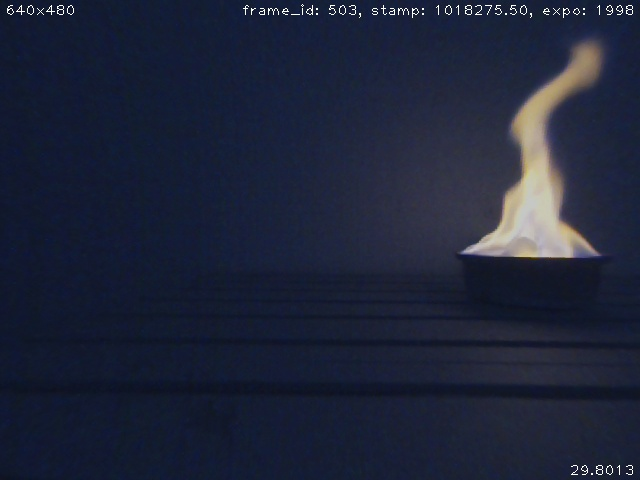
//> input picture data/640/5_left_0.jpg, 640 x 480 px
$ ./main   (built with g++ and OpenCV 4)
//> lines starting //> are read from the running program, lines starting //| are printed output that depends on the picture
/* -*-c++-*- SemiGlobalMatching - Copyright (C) 2020.
* Author	: Yingsong Li(Ethan Li) <ethan.li.whu@gmail.com>
* Describe	: main
*/

#include "stdafx.h"
#include "SemiGlobalMatching.h"
#include "new_util.h"
#include <chrono>
using namespace std::chrono;

// opencv library
#include <opencv2/opencv.hpp>
//#ifdef _DEBUG
//#pragma comment(lib,"opencv_world310d.lib")
//#else
//#pragma comment(lib,"opencv_world310.lib")
//#endif


/* ²ÎÊýÉèÖÃ */
//×óÏà»ú²ÎÊý
//fx 0 cx
//0 fy cy
//0 0  1
cv::Mat cameraMatrixL = (cv::Mat_<float>(3, 3) << 707.268, 0, 648.263,
	0, 707.796, 340.080,
	0, 0, 1);
float baseline = 120.300;
//cv::Mat cameraMatrixL = (cv::Mat_<float>(3, 3) << 1426.379, 0, 712.043,
//	0, 1426.379, 476.526,
//	0, 0, 1);
//float baseline = 178.089;


/**
 * \brief
 * \param argv 3
 * \param argc argc[1]:×óÓ°ÏñÂ·¾¶ argc[2]: ÓÒÓ°ÏñÂ·¾¶ argc[3]: ×îÐ¡ÊÓ²î[¿ÉÑ¡£¬Ä¬ÈÏ0] argc[4]: ×î´óÊÓ²î[¿ÉÑ¡£¬Ä¬ÈÏ64]
 * \param eg. ..\Data\cone\im2.png ..\Data\cone\im6.png 0 64
 * \param eg. ..\Data\Reindeer\view1.png ..\Data\Reindeer\view5.png 0 128
 * \return
 */
int main(int argv, char** argc)
{
	// [9 lines of commented-out code are left out]
	std::string path_left = "../data/640/5_left_0.jpg";
	std::string path_right = "../data/640/5_right_0.jpg";

    cv::Mat img_left_c = cv::imread(path_left, cv::IMREAD_COLOR);
//> img_left_c is the input picture: 480 rows x 640 cols, CV_8UC3; mean B, G, R 56.9, 36.5, 30.6
    cv::Mat img_left = cv::imread(path_left, cv::IMREAD_GRAYSCALE);
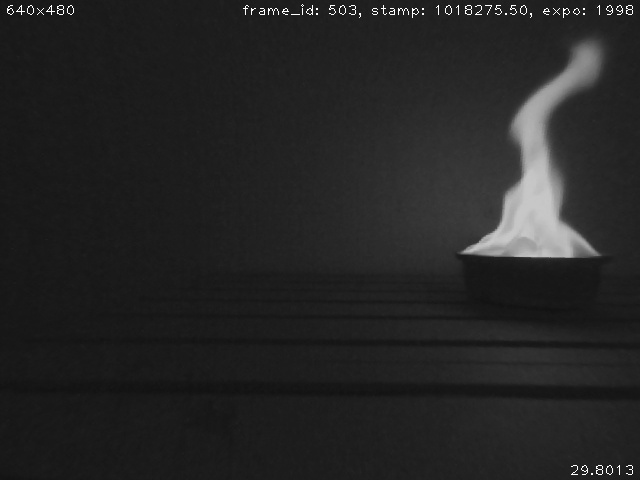
//> img_left: 480 rows x 640 cols, CV_8UC1; min 17, max 255, mean 37.1
    cv::Mat img_right = cv::imread(path_right, cv::IMREAD_GRAYSCALE);
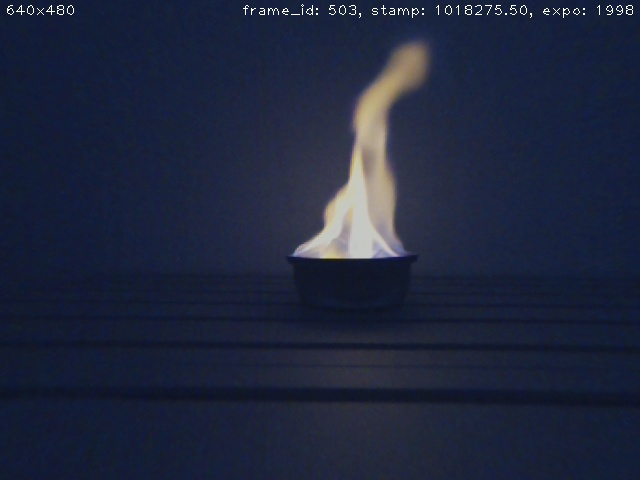
//> input picture data/640/5_right_0.jpg, 640 x 480 px
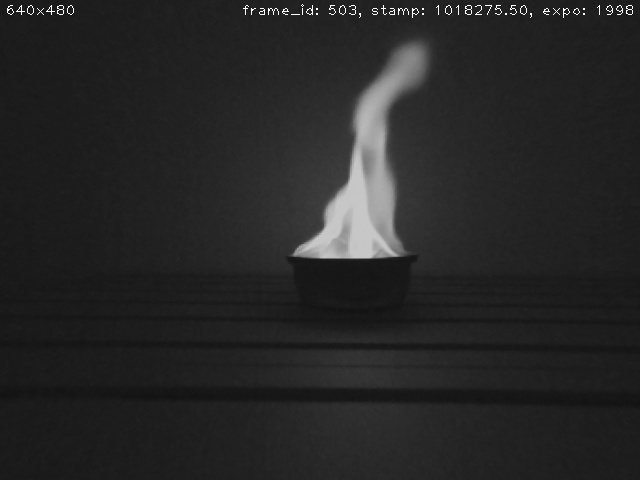
//> img_right: 480 rows x 640 cols, CV_8UC1; min 18, max 255, mean 38.5

    if (img_left.data == nullptr || img_right.data == nullptr) {
        std::cout << "¶ÁÈ¡Ó°ÏñÊ§°Ü£¡" << std::endl;
        return -1;
    }
    if (img_left.rows != img_right.rows || img_left.cols != img_right.cols) {
        std::cout << "×óÓÒÓ°Ïñ³ß´ç²»Ò»ÖÂ£¡" << std::endl;
        return -1;
    }
	cv::imshow("img_left", img_left);
	cv::imshow("img_right", img_right);
	//cv::waitKey(0);


    //¡¤¡¤¡¤¡¤¡¤¡¤¡¤¡¤¡¤¡¤¡¤¡¤¡¤¡¤¡¤¡¤¡¤¡¤¡¤¡¤¡¤¡¤¡¤¡¤¡¤¡¤¡¤¡¤¡¤¡¤¡¤¡¤¡¤¡¤¡¤¡¤¡¤¡¤¡¤¡¤¡¤¡¤¡¤¡¤¡¤¡¤¡¤¡¤¡¤¡¤¡¤¡¤¡¤¡¤¡¤¡¤¡¤¡¤¡¤¡¤¡¤¡¤¡¤¡¤¡¤¡¤¡¤¡¤¡¤¡¤¡¤¡¤¡¤¡¤¡¤¡¤¡¤¡¤¡¤//
//> (the run ends here: the program needs code that is not available in this run, at `const sint32 width = static_cast<uint32>(img_left.cols);`)
